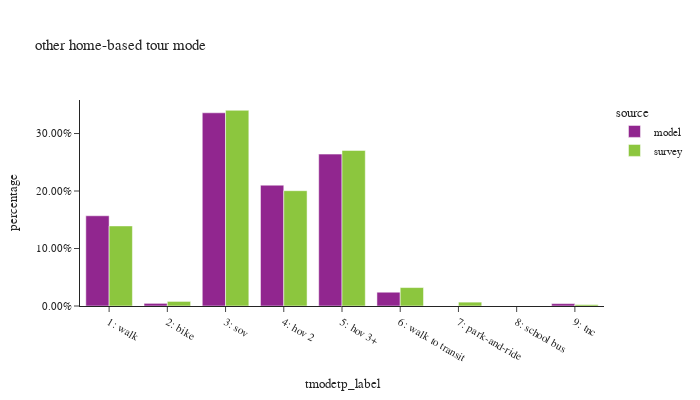

Write notebook code for a chart like this one.
### Code cell
df_plot = hb_tour.groupby(['source','tmodetp_label'])['toexpfac'].sum().reset_index()
df_plot['percentage'] = df_plot.groupby(['source'], group_keys=False)['toexpfac']. \
    apply(lambda x: x / float(x.sum()))
df_plot['source'] = df_plot['source'].astype(pd.CategoricalDtype(['model', 'survey']))

df_plot_ct = hb_tour.groupby(['source','tmodetp_label'])['toexpfac'].count().reset_index(). \
    rename(columns={'toexpfac':'sample count'})
df_plot = df_plot.merge(df_plot_ct, on=['source','tmodetp_label'])

fig = px.bar(df_plot.sort_values(by=['source']), x="tmodetp_label", y="percentage", color="source",
             barmode="group",hover_data=['sample count'],title="other home-based tour mode")
fig.update_layout(height=400, width=700, font=dict(size=11),
                  xaxis = dict(dtick = 1, categoryorder='category ascending'),
                  yaxis=dict(tickformat=".2%"))
fig.show()

### Figure 1 — Plotly figure (JSON) as saved in the notebook; plotly's stock layout.template omitted (floating-point values rounded to 4 significant figures)
{"data": [{"alignmentgroup": "True", "customdata": [[50463], [1474], [108052], [67576], [84955], [7705], [1345]], "hovertemplate": "source=model<br>tmodetp_label=%{x}<br>percentage=%{y}<br>sample count=%{customdata[0]}<extra></extra>", "legendgroup": "model", "marker": {"color": "#91268F", "pattern": {"shape": ""}}, "name": "model", "offsetgroup": "model", "orientation": "v", "showlegend": true, "textposition": "auto", "type": "bar", "x": ["1: walk", "2: bike", "3: sov", "4: hov 2", "5: hov 3+", "6: walk to transit", "9: tnc"], "xaxis": "x", "y": [0.1569, 0.004584, 0.336, 0.2101, 0.2642, 0.02396, 0.004183], "yaxis": "y"}, {"alignmentgroup": "True", "customdata": [[1624], [129], [1950], [1167], [600], [307], [23], [2], [25]], "hovertemplate": "source=survey<br>tmodetp_label=%{x}<br>percentage=%{y}<br>sample count=%{customdata[0]}<extra></extra>", "legendgroup": "survey", "marker": {"color": "#8CC63E", "pattern": {"shape": ""}}, "name": "survey", "offsetgroup": "survey", "orientation": "v", "showlegend": true, "textposition": "auto", "type": "bar", "x": ["1: walk", "2: bike", "3: sov", "4: hov 2", "5: hov 3+", "6: walk to transit", "7: park-and-ride", "8: school bus", "9: tnc"], "xaxis": "x", "y": [0.1393, 0.007989, 0.3404, 0.2006, 0.2706, 0.0321, 0.00673, 1.207e-05, 0.002395], "yaxis": "y"}], "layout": {"barmode": "group", "font": {"size": 11}, "height": 400, "legend": {"title": {"text": "source"}, "tracegroupgap": 0}, "title": {"text": "other home-based tour mode"}, "width": 700, "xaxis": {"anchor": "y", "categoryorder": "category ascending", "domain": [0.0, 1.0], "dtick": 1, "title": {"text": "tmodetp_label"}}, "yaxis": {"anchor": "x", "domain": [0.0, 1.0], "tickformat": ".2%", "title": {"text": "percentage"}}}}
